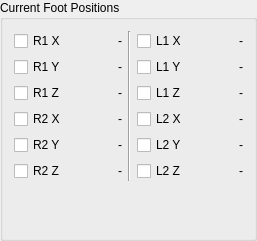
          <widget class="QGroupBox" name="groupBox_3">
           <property name="title">
            <string>Current Foot Positions</string>
           </property>
           <layout class="QVBoxLayout" name="verticalLayout_14">
            <item>
             <layout class="QHBoxLayout" name="horizontalLayout_91">
              <item>
               <layout class="QVBoxLayout" name="verticalLayout_12">
                <item>
                 <layout class="QGridLayout" name="gridLayout">
                  <item row="0" column="0">
                   <widget class="QCheckBox" name="checkBox_cur_ef_x_1">
                    <property name="text">
                     <string>R1 X</string>
                    </property>
                   </widget>
                  </item>
                  <item row="0" column="1">
                   <widget class="QLabel" name="lbl_cur_ef_x_1">
                    <property name="minimumSize">
                     <size>
                      <width>50</width>
                      <height>0</height>
                     </size>
                    </property>
                    <property name="text">
                     <string>-</string>
                    </property>
                    <property name="alignment">
                     <set>Qt::AlignRight|Qt::AlignTrailing|Qt::AlignVCenter</set>
                    </property>
                   </widget>
                  </item>
                  <item row="1" column="0">
                   <widget class="QCheckBox" name="checkBox_cur_ef_y_1">
                    <property name="text">
                     <string>R1 Y</string>
                    </property>
                   </widget>
                  </item>
                  <item row="1" column="1">
                   <widget class="QLabel" name="lbl_cur_ef_y_2">
                    <property name="minimumSize">
                     <size>
                      <width>50</width>
                      <height>0</height>
                     </size>
                    </property>
                    <property name="text">
                     <string>-</string>
                    </property>
                    <property name="alignment">
                     <set>Qt::AlignRight|Qt::AlignTrailing|Qt::AlignVCenter</set>
                    </property>
                   </widget>
                  </item>
                  <item row="2" column="0">
                   <widget class="QCheckBox" name="checkBox_cur_ef_z_1">
                    <property name="text">
                     <string>R1 Z</string>
                    </property>
                   </widget>
                  </item>
                  <item row="2" column="1">
                   <widget class="QLabel" name="lbl_cur_ef_z_1">
                    <property name="minimumSize">
                     <size>
                      <width>50</width>
                      <height>0</height>
                     </size>
                    </property>
                    <property name="text">
                     <string>-</string>
                    </property>
                    <property name="alignment">
                     <set>Qt::AlignRight|Qt::AlignTrailing|Qt::AlignVCenter</set>
                    </property>
                   </widget>
                  </item>
                 </layout>
                </item>
                <item>
                 <layout class="QGridLayout" name="gridLayout_2">
                  <item row="0" column="0">
                   <widget class="QCheckBox" name="checkBox_cur_ef_x_2">
                    <property name="text">
                     <string>R2 X</string>
                    </property>
                   </widget>
                  </item>
                  <item row="0" column="1">
                   <widget class="QLabel" name="lbl_cur_ef_x_2">
                    <property name="minimumSize">
                     <size>
                      <width>50</width>
                      <height>0</height>
                     </size>
                    </property>
                    <property name="text">
                     <string>-</string>
                    </property>
                    <property name="alignment">
                     <set>Qt::AlignRight|Qt::AlignTrailing|Qt::AlignVCenter</set>
                    </property>
                   </widget>
                  </item>
                  <item row="1" column="0">
                   <widget class="QCheckBox" name="checkBox_cur_ef_y_2">
                    <property name="text">
                     <string>R2 Y</string>
                    </property>
                   </widget>
                  </item>
                  <item row="1" column="1">
                   <widget class="QLabel" name="lbl_cur_ef_y_3">
                    <property name="minimumSize">
                     <size>
                      <width>50</width>
                      <height>0</height>
                     </size>
                    </property>
                    <property name="text">
                     <string>-</string>
                    </property>
                    <property name="alignment">
                     <set>Qt::AlignRight|Qt::AlignTrailing|Qt::AlignVCenter</set>
                    </property>
                   </widget>
                  </item>
                  <item row="2" column="0">
                   <widget class="QCheckBox" name="checkBox_cur_ef_z_2">
                    <property name="text">
                     <string>R2 Z</string>
                    </property>
                   </widget>
                  </item>
                  <item row="2" column="1">
                   <widget class="QLabel" name="lbl_cur_ef_z_2">
                    <property name="minimumSize">
                     <size>
                      <width>50</width>
                      <height>0</height>
                     </size>
                    </property>
                    <property name="text">
                     <string>-</string>
                    </property>
                    <property name="alignment">
                     <set>Qt::AlignRight|Qt::AlignTrailing|Qt::AlignVCenter</set>
                    </property>
                   </widget>
                  </item>
                 </layout>
                </item>
               </layout>
              </item>
              <item>
               <widget class="Line" name="line_9">
                <property name="orientation">
                 <enum>Qt::Vertical</enum>
                </property>
               </widget>
              </item>
              <item>
               <layout class="QVBoxLayout" name="verticalLayout_13">
                <item>
                 <layout class="QGridLayout" name="gridLayout_3">
                  <item row="0" column="0">
                   <widget class="QCheckBox" name="checkBox_cur_ef_x_3">
                    <property name="text">
                     <string>L1 X</string>
                    </property>
                   </widget>
                  </item>
                  <item row="0" column="1">
                   <widget class="QLabel" name="lbl_cur_ef_x_3">
                    <property name="minimumSize">
                     <size>
                      <width>50</width>
                      <height>0</height>
                     </size>
                    </property>
                    <property name="text">
                     <string>-</string>
                    </property>
                    <property name="alignment">
                     <set>Qt::AlignRight|Qt::AlignTrailing|Qt::AlignVCenter</set>
                    </property>
                   </widget>
                  </item>
                  <item row="1" column="0">
                   <widget class="QCheckBox" name="checkBox_cur_ef_y_3">
                    <property name="text">
                     <string>L1 Y</string>
                    </property>
                   </widget>
                  </item>
                  <item row="1" column="1">
                   <widget class="QLabel" name="lbl_cur_ef_y_4">
                    <property name="minimumSize">
                     <size>
                      <width>50</width>
                      <height>0</height>
                     </size>
                    </property>
                    <property name="text">
                     <string>-</string>
                    </property>
                    <property name="alignment">
                     <set>Qt::AlignRight|Qt::AlignTrailing|Qt::AlignVCenter</set>
                    </property>
                   </widget>
                  </item>
                  <item row="2" column="0">
                   <widget class="QCheckBox" name="checkBox_cur_ef_z_3">
                    <property name="text">
                     <string>L1 Z</string>
                    </property>
                   </widget>
                  </item>
                  <item row="2" column="1">
                   <widget class="QLabel" name="lbl_cur_ef_z_3">
                    <property name="minimumSize">
                     <size>
                      <width>50</width>
                      <height>0</height>
                     </size>
                    </property>
                    <property name="text">
                     <string>-</string>
                    </property>
                    <property name="alignment">
                     <set>Qt::AlignRight|Qt::AlignTrailing|Qt::AlignVCenter</set>
                    </property>
                   </widget>
                  </item>
                 </layout>
                </item>
                <item>
                 <layout class="QGridLayout" name="gridLayout_4">
                  <item row="0" column="0">
                   <widget class="QCheckBox" name="checkBox_cur_ef_x_4">
                    <property name="text">
                     <string>L2 X</string>
                    </property>
                   </widget>
                  </item>
                  <item row="0" column="1">
                   <widget class="QLabel" name="lbl_cur_ef_x_4">
                    <property name="minimumSize">
                     <size>
                      <width>50</width>
                      <height>0</height>
                     </size>
                    </property>
                    <property name="text">
                     <string>-</string>
                    </property>
                    <property name="alignment">
                     <set>Qt::AlignRight|Qt::AlignTrailing|Qt::AlignVCenter</set>
                    </property>
                   </widget>
                  </item>
                  <item row="1" column="0">
                   <widget class="QCheckBox" name="checkBox_cur_ef_y_4">
                    <property name="text">
                     <string>L2 Y</string>
                    </property>
                   </widget>
                  </item>
                  <item row="1" column="1">
                   <widget class="QLabel" name="lbl_cur_ef_y_5">
                    <property name="minimumSize">
                     <size>
                      <width>50</width>
                      <height>0</height>
                     </size>
                    </property>
                    <property name="text">
                     <string>-</string>
                    </property>
                    <property name="alignment">
                     <set>Qt::AlignRight|Qt::AlignTrailing|Qt::AlignVCenter</set>
                    </property>
                   </widget>
                  </item>
                  <item row="2" column="0">
                   <widget class="QCheckBox" name="checkBox_cur_ef_z_4">
                    <property name="text">
                     <string>L2 Z</string>
                    </property>
                   </widget>
                  </item>
                  <item row="2" column="1">
                   <widget class="QLabel" name="lbl_cur_ef_z_4">
                    <property name="minimumSize">
                     <size>
                      <width>50</width>
                      <height>0</height>
                     </size>
                    </property>
                    <property name="text">
                     <string>-</string>
                    </property>
                    <property name="alignment">
                     <set>Qt::AlignRight|Qt::AlignTrailing|Qt::AlignVCenter</set>
                    </property>
                   </widget>
                  </item>
                 </layout>
                </item>
               </layout>
              </item>
             </layout>
            </item>
            <item>
             <widget class="Line" name="line_10">
              <property name="orientation">
               <enum>Qt::Vertical</enum>
              </property>
             </widget>
            </item>
            <item>
             <spacer name="verticalSpacer">
              <property name="orientation">
               <enum>Qt::Vertical</enum>
              </property>
              <property name="sizeHint" stdset="0">
               <size>
                <width>20</width>
                <height>40</height>
               </size>
              </property>
             </spacer>
            </item>
           </layout>
          </widget>
